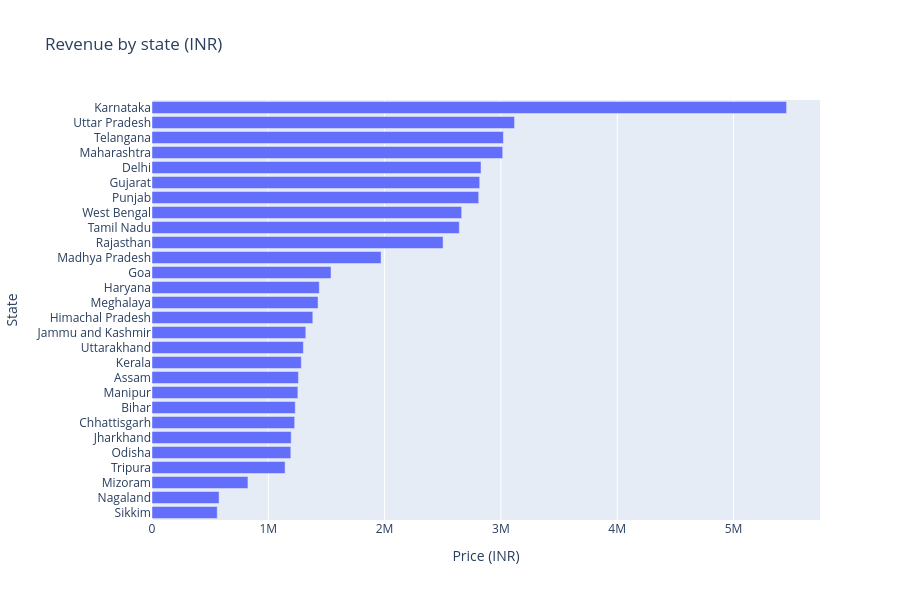

The cell this chart's notebook holds for it:
### Code cell
fig = px.bar(
    df.groupby("State", as_index=False)["Price (INR)"].sum()
    .sort_values("Price (INR)", ascending=False),
    x="Price (INR)",
    y="State",
    orientation="h",
    title="Revenue by state (INR)"
)
fig.update_layout(height=600, yaxis=dict(autorange="reversed"))
fig.show()

### Figure 1 — Plotly figure (JSON) as saved in the notebook; plotly's stock layout.template omitted (floating-point values rounded to 4 significant figures)
{"data": [{"hovertemplate": "Price (INR)=%{x}<br>State=%{y}<extra></extra>", "legendgroup": "", "marker": {"color": "#636efa", "pattern": {"shape": ""}}, "name": "", "orientation": "h", "showlegend": false, "textposition": "auto", "type": "bar", "x": [5457000.0, 3117000.0, 3022000.0, 3016000.0, 2829000.0, 2818000.0, 2809000.0, 2663000.0, 2643000.0, 2503000.0, 1970000.0, 1539000.0, 1438000.0, 1428000.0, 1383000.0, 1323000.0, 1302000.0, 1284000.0, 1259000.0, 1254000.0, 1232000.0, 1227000.0, 1197000.0, 1194000.0, 1144000.0, 824900.0, 576800.0, 561000.0], "xaxis": "x", "y": ["Karnataka", "Uttar Pradesh", "Telangana", "Maharashtra", "Delhi", "Gujarat", "Punjab", "West Bengal", "Tamil Nadu", "Rajasthan", "Madhya Pradesh", "Goa", "Haryana", "Meghalaya", "Himachal Pradesh", "Jammu and Kashmir", "Uttarakhand", "Kerala", "Assam", "Manipur", "Bihar", "Chhattisgarh", "Jharkhand", "Odisha", "Tripura", "Mizoram", "Nagaland", "Sikkim"], "yaxis": "y"}], "layout": {"barmode": "relative", "height": 600, "legend": {"tracegroupgap": 0}, "title": {"text": "Revenue by state (INR)"}, "xaxis": {"anchor": "y", "domain": [0, 1], "title": {"text": "Price (INR)"}}, "yaxis": {"anchor": "x", "autorange": "reversed", "domain": [0, 1], "title": {"text": "State"}}}}
